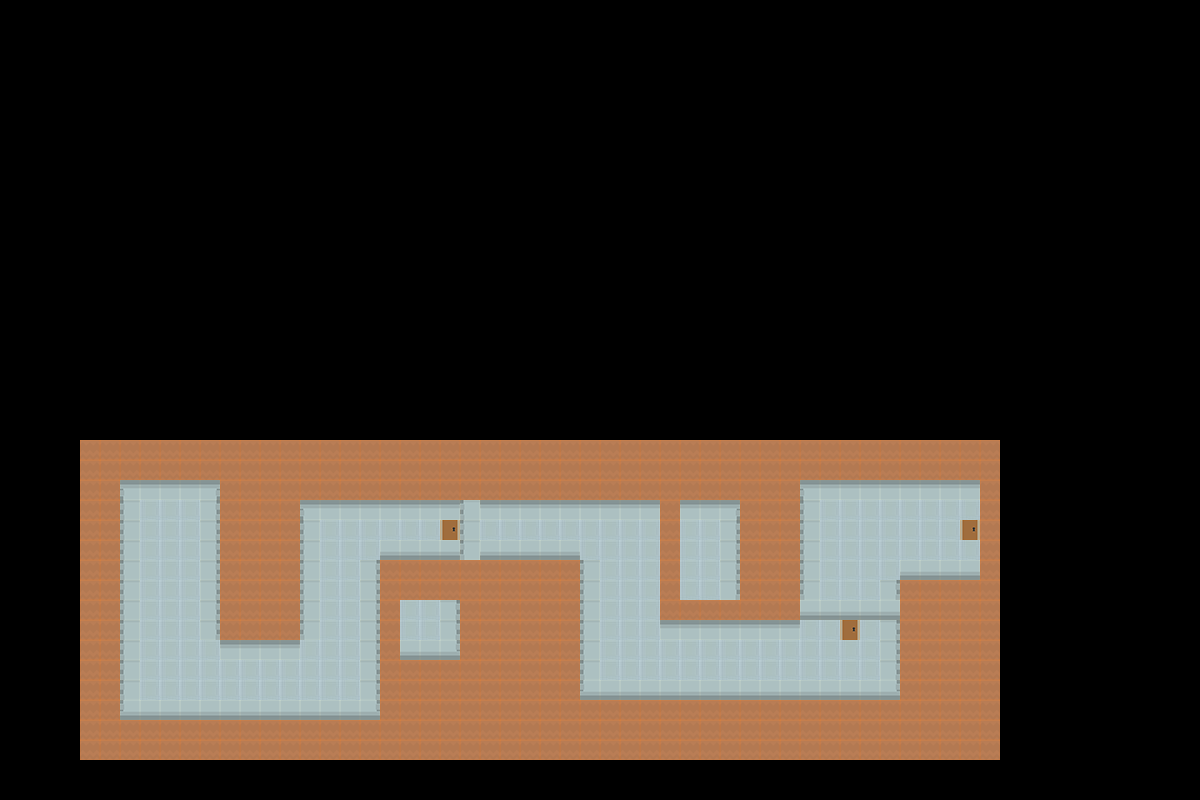

Rendered tile map (Tiled .tmx) drawn with the repository's tilesets; below, a short description and the map source with its tile grids summarised:
An orthogonal 60x40 tile map with 20x20 px tiles, 10 tile layers (walls, astral, collision, door, ...).

<map version="1.10" tiledversion="1.11.2" orientation="orthogonal" renderorder="right-down" width="60" height="40" tilewidth="20" tileheight="20" infinite="0" nextlayerid="11" nextobjectid="1">
 <tileset firstgid="1" source="map.tsx" />
 <layer id="1" name="walls" width="60" height="40">
  <data>[2400 cells, 333 non-empty, 6 distinct tile ids]</data>
 </layer>
 <layer id="6" name="astral" width="60" height="40" opacity="0.48">
  <data>[2400 cells, 9 non-empty, 3 distinct tile ids]</data>
 </layer>
 <layer id="2" name="collision" width="60" height="40">
  <data>[2400 cells, 405 non-empty, 1 distinct tile ids]</data>
 </layer>
 <layer id="3" name="door" width="60" height="40">
  <data>[2400 cells, 1 non-empty, 1 distinct tile ids]</data>
 </layer>
 <layer id="4" name="door_collision" width="60" height="40">
  <data>[2400 cells, 3 non-empty, 1 distinct tile ids]</data>
 </layer>
 <layer id="8" name="door1_collision" width="60" height="40">
  <data>[2400 cells, 5 non-empty, 1 distinct tile ids]</data>
 </layer>
 <layer id="9" name="door1" width="60" height="40">
  <data>[2400 cells, 1 non-empty, 1 distinct tile ids]</data>
 </layer>
 <layer id="7" name="door2" width="60" height="40">
  <data>[2400 cells, 1 non-empty, 1 distinct tile ids]</data>
 </layer>
 <layer id="10" name="door2_collision" width="60" height="40">
  <data>[2400 cells, 5 non-empty, 1 distinct tile ids]</data>
 </layer>
 <layer id="5" name="astral_collision" width="60" height="40">
  <data>[2400 cells, 9 non-empty, 1 distinct tile ids]</data>
 </layer>
</map>